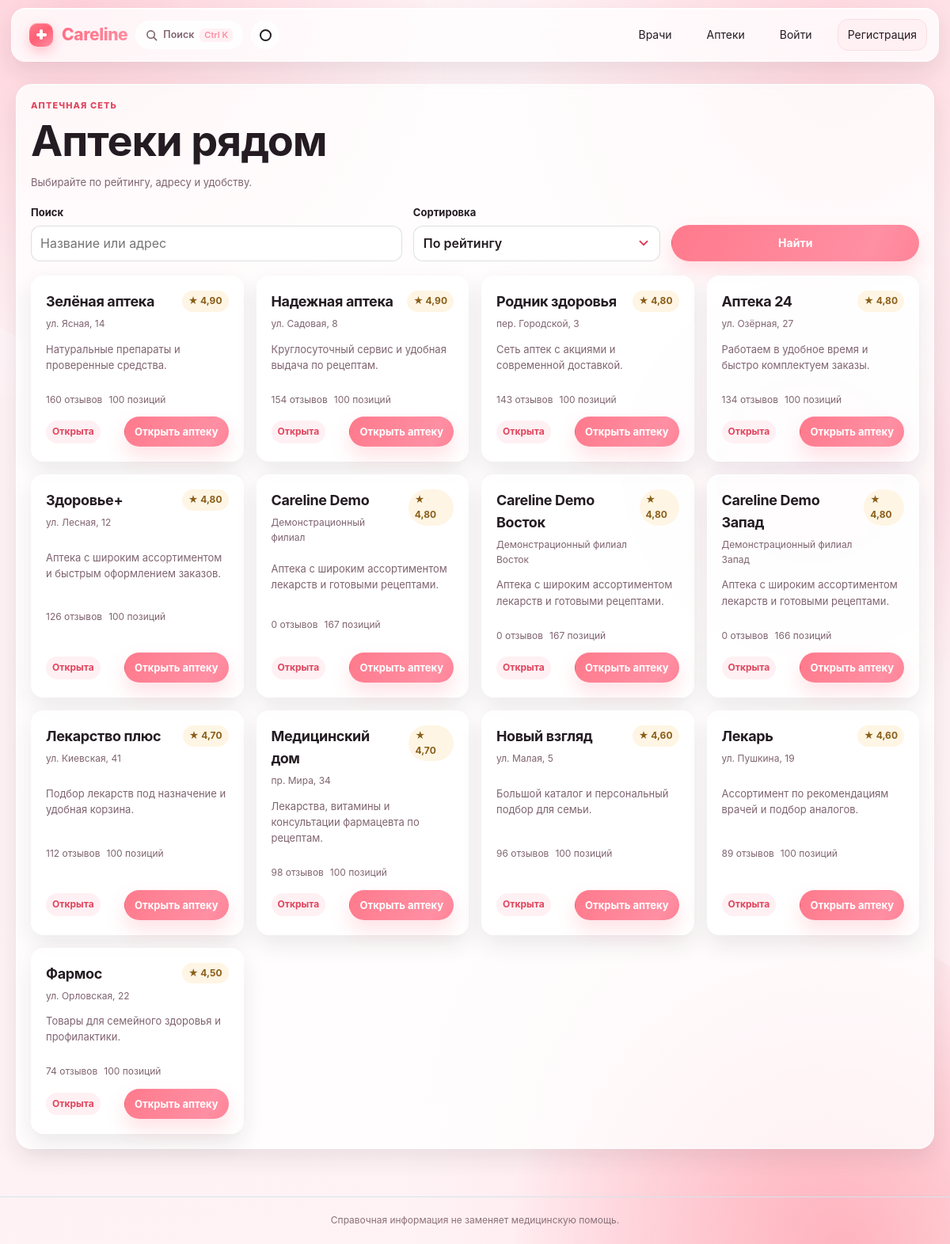
Page /pharmacies/ on the committed database.
### myapp/models.py (models this page shows, shortened)
class Pharmacy(models.Model):
	name = models.CharField(max_length=150)
	address = models.CharField(max_length=255)
	is_open = models.BooleanField(default=True)
	description = models.TextField(blank=True, default='')
	rating = models.DecimalField(max_digits=3, decimal_places=2, default=4.80)
	review_count = models.PositiveIntegerField(default=0)
	medicines = models.ManyToManyField('Medicine', related_name='pharmacies', blank=True)

### myapp/views.py (the view)
# urls.py: path('pharmacies/', pharmacy_directory, name='pharmacy_directory'),
@directory_cache
def pharmacy_directory(request):
	pharmacy_sorts = {
		'rating': ('-rating', '-review_count', 'name'),
		'name': ('name',),
		'reviews': ('-review_count', '-rating'),
	}
	sort = request.GET.get('sort') if request.GET.get('sort') in pharmacy_sorts else 'rating'
	queryset = Pharmacy.objects.filter(is_open=True)
	search_query = (request.GET.get('q') or '').strip()
	if search_query:
		queryset = queryset.filter(name__icontains=search_query) | queryset.filter(address__icontains=search_query)
	queryset = queryset.order_by(*pharmacy_sorts[sort])
	return render(request, 'myapp/pharmacies.html', {
		'pharmacies': queryset,
		'query': search_query,
		'sort': sort,
	})

### myapp/templates/myapp/pharmacies.html (shortened to what this page needs)
{% extends 'myapp/base.html' %}
{% block content %}
    <section class="directory-shell">
        <p class="eyebrow">АПТЕЧНАЯ СЕТЬ</p>
        <h1>Аптеки рядом</h1>
        <p class="muted">Выбирайте по рейтингу, адресу и удобству.</p>
        <form method="get" class="directory-toolbar">
            <div class="catalog-filter-field">
                <label for="q">Поиск</label>
                <input id="q" type="text" name="q" value="{{ query }}" placeholder="Название или адрес">
            </div>
            <div class="catalog-filter-field">
                <label for="sort">Сортировка</label>
                <select id="sort" name="sort">
                    <option value="rating" {% if sort == 'rating' %}selected{% endif %}>По рейтингу</option>
                </select>
            </div>
            <div class="catalog-filter-field">
                <label>&nbsp;</label>
                <button class="button" type="submit">Найти</button>
            </div>
        </form>
        <div class="directory-grid">
            {% for pharmacy in pharmacies %}
                <article class="pharmacy-card">
                    <div class="doctor-card-header">
                        <div>
                            <h3>{{ pharmacy.name }}</h3>
                            <div class="pharmacy-card-meta">
                                <span>{{ pharmacy.address }}</span>
                            </div>
                        </div>
                        <span class="rating-badge">★ {{ pharmacy.rating }}</span>
                    </div>
                    <p class="muted">{{ pharmacy.description|default:'Аптека с широким ассортиментом лекарств и готовыми рецептами.' }}</p>
                    <div class="pharmacy-card-meta">
                        <span>{{ pharmacy.review_count }} отзывов</span>
                        <span>{{ pharmacy.medicines.count }} позиций</span>
                    </div>
                    <div class="action-row">
                        <span class="price-pill">Открыта</span>
                        <a class="button button-small" href="{% url 'pharmacy_detail' pharmacy.pk %}">Открыть аптеку</a>
                    </div>
                </article>
            {% empty %}
                <p class="empty">Аптеки не найдены.</p>
            {% endfor %}
        </div>
    </section>
{% endblock %}

### myapp/static/myapp/style.css (style rules this page uses)
:root { color-scheme: light; --ink: #3b2b32; --muted: #8a6e77; --paper: #fff6f7; --white: #ffffff; --line: #f4dee3; --green: #ff8fa3; --green-dark: #e0455d; --mint: #ffeef2; --soft: #fff1ec; --amber: #c88725; --red: #e0455d; --sky: #edf3fc; --shadow: 0 18px 45px rgba(74, 46, 56, 0.09); }
* { box-sizing: border-box; }
html { scroll-behavior: smooth; }
body { margin: 0; background-color: var(--paper); background-image: linear-gradient(120deg, rgba(255, 246, 247,.96), rgba(255,255,255,.9) 50%, rgba(255, 236, 241,.9)); background-attachment: fixed; color: var(--ink); font-family: "Trebuchet MS", "Segoe UI", sans-serif; line-height: 1.55; }
a { color: var(--green-dark); text-decoration: none; }
.eyebrow { margin: 0 0 7px; color: var(--green-dark); font-size: 11px; font-weight: 800; letter-spacing: .08em; }
h1, h2, h3, p { margin-top: 0; }
h1 { margin-bottom: 13px; font-family: Georgia, serif; font-size: clamp(34px, 5vw, 54px); font-weight: 500; line-height: 1.07; }
h3 { margin-bottom: 5px; font-size: 18px; }
.button { display: inline-flex; min-height: 46px; align-items: center; justify-content: center; gap: 20px; padding: 10px 18px; border: 1px solid var(--green); border-radius: 999px; background: linear-gradient(135deg, var(--green), #ff5f74); color: white; font: inherit; font-size: 14px; font-weight: 700; cursor: pointer; box-shadow: 0 18px 28px rgba(255, 95, 116, 0.22); transition: transform .2s ease, box-shadow .2s ease; }
.button-small { min-height: 38px; padding: 7px 12px; gap: 8px; font-size: 13px; }
.muted { color: var(--muted); font-size: 13px; }
input, textarea, select { width: 100%; min-height: 42px; padding: 9px 11px; border: 1px solid #ecd4da; border-radius: 12px; background: white; color: var(--ink); font: inherit; }
.catalog-filter-field { display: grid; gap: 6px; }
.catalog-filter-field label { font-size: 13px; font-weight: 650; }
.directory-shell { padding: 18px; background: rgba(255,255,255,0.8); border: 1px solid var(--line); border-radius: 24px; box-shadow: var(--shadow); }
.directory-toolbar { display: grid; grid-template-columns: 1.5fr repeat(2, minmax(120px, 1fr)); gap: 14px; margin: 18px 0; }
.directory-toolbar .catalog-filter-field { gap: 6px; }
.directory-grid { display: grid; grid-template-columns: repeat(auto-fill, minmax(250px, 1fr)); gap: 16px; }
.doctor-card, .pharmacy-card { display: grid; gap: 12px; padding: 18px; border: 1px solid var(--line); background: white; border-radius: 18px; box-shadow: var(--shadow); }
.doctor-card-header { display: flex; justify-content: space-between; align-items: start; gap: 14px; }
.doctor-card .status-badge, .pharmacy-card .rating-badge { display: inline-flex; align-items: center; padding: 4px 8px; border-radius: 999px; font-size: 12px; font-weight: 700; }
.doctor-card-meta, .pharmacy-card-meta { display: flex; flex-wrap: wrap; gap: 8px; color: var(--muted); font-size: 12px; }
.doctor-card .action-row, .pharmacy-card .action-row { display: flex; justify-content: space-between; align-items: center; gap: 8px; margin-top: auto; }
.price-pill { display: inline-flex; padding: 5px 8px; background: #fff1f5; color: #d9455e; font-size: 12px; border-radius: 999px; font-weight: 700; }
.rating-badge { background: #fff7e8; color: #8b5d16; }
.welcome-grid, .specialist-banner, .doctor-row, .doctor-card, .pharmacy-card { animation: rise-in .48s ease-out both; }
.doctor-row:nth-child(2), .doctor-card:nth-child(2), .pharmacy-card:nth-child(2) { animation-delay: .08s; }
.doctor-row:nth-child(3), .doctor-card:nth-child(3), .pharmacy-card:nth-child(3) { animation-delay: .16s; }
.container > section { animation: rise-in .5s ease-out both; }
.directory-grid > :nth-child(4n + 1), .medicine-grid > :nth-child(4n + 1) { animation: rise-in .48s ease-out both; }
.directory-grid > :nth-child(4n + 2), .medicine-grid > :nth-child(4n + 2) { animation: rise-in .48s .06s ease-out both; }
.directory-grid > :nth-child(4n + 3), .medicine-grid > :nth-child(4n + 3) { animation: rise-in .48s .12s ease-out both; }

### rows in the picture
Pharmacy: name "Зелёная аптека", address "ул. Ясная, 14", rating "4,90", description "Натуральные препараты и проверенные средства.", review_count "160", medicines.count "100"
Pharmacy: name "Надежная аптека", address "ул. Садовая, 8", rating "4,90", description "Круглосуточный сервис и удобная выдача по рецептам.", review_count "154", medicines.count "100"
Pharmacy: name "Родник здоровья", address "пер. Городской, 3", rating "4,80", description "Сеть аптек с акциями и современной доставкой.", review_count "143", medicines.count "100"
Pharmacy: name "Аптека 24", address "ул. Озёрная, 27", rating "4,80", description "Работаем в удобное время и быстро комплектуем заказы.", review_count "134", medicines.count "100"
Pharmacy: name "Здоровье+", address "ул. Лесная, 12", rating "4,80", description "Аптека с широким ассортиментом и быстрым оформлением заказов.", review_count "126", medicines.count "100"
Pharmacy: name "Careline Demo", address "Демонстрационный филиал", rating "4,80", description "Аптека с широким ассортиментом лекарств и готовыми рецептами.", review_count "0", medicines.count "167"
Pharmacy: name "Careline Demo Восток", address "Демонстрационный филиал Восток", rating "4,80", description "Аптека с широким ассортиментом лекарств и готовыми рецептами.", review_count "0", medicines.count "167"
Pharmacy: name "Careline Demo Запад", address "Демонстрационный филиал Запад", rating "4,80", description "Аптека с широким ассортиментом лекарств и готовыми рецептами.", review_count "0", medicines.count "166"
Pharmacy: name "Лекарство плюс", address "ул. Киевская, 41", rating "4,70", description "Подбор лекарств под назначение и удобная корзина.", review_count "112", medicines.count "100"
Pharmacy: name "Медицинский дом", address "пр. Мира, 34", rating "4,70", description "Лекарства, витамины и консультации фармацевта по рецептам.", review_count "98", medicines.count "100"
Pharmacy: name "Новый взгляд", address "ул. Малая, 5", rating "4,60", description "Большой каталог и персональный подбор для семьи.", review_count "96", medicines.count "100"
Pharmacy: name "Лекарь", address "ул. Пушкина, 19", rating "4,60", description "Ассортимент по рекомендациям врачей и подбор аналогов.", review_count "89", medicines.count "100"
Pharmacy: name "Фармос", address "ул. Орловская, 22", rating "4,50", description "Товары для семейного здоровья и профилактики.", review_count "74", medicines.count "100"
